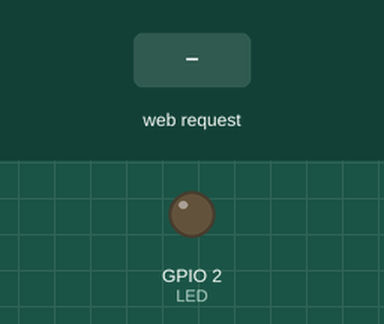
Recording of a program running on a simulated ESP32. Parts: output pins drawn as LEDs (lit = HIGH). Inputs (shaded band) come from the test bench. WiFi joins after 1.5 s; servers stay silent unless stated; what the program prints to the serial monitor is not drawn.

Above: at 2.7 s.
2.8 s: HTTP request GET /led_ON received
At 3.8 s:
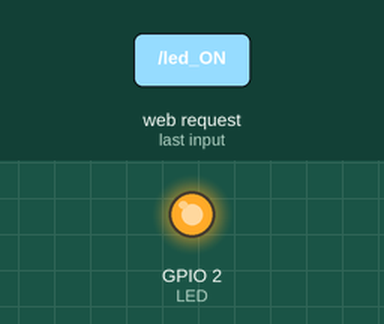
4.3 s: HTTP request GET /led_OFF received
At 5.0 s:
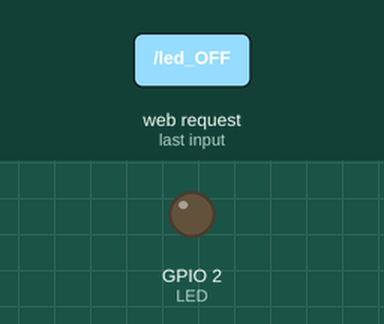
Timing chart, 0 to 7.3 s (numbered marks = the images above; inputs shaded):
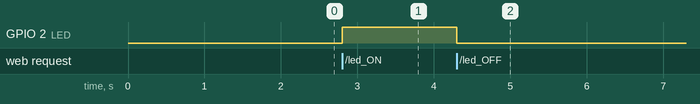

The program:

main.cpp
```cpp
#include <Arduino.h>
#include <WiFi.h>
#include <WebServer.h>
#include <DHT.h>
#include <ArduinoJson.h>
#define LED 2

#define DHTPIN 13
#define DHTTYPE DHT22

const char *ssid = "Aula 1";
const char *pwd = "Horus.2025";

String ledStatus = "off"; // estado del led

DHT dhtSensor(DHTPIN, DHTTYPE);
float temperature;
float humidity;

String homePage = "<!DOCTYPE html><html lang=\"en\"><head><meta charset=\"UTF-8\"><meta name=\"viewport\" content=\"width=device-width,initial-scale=1\"><title>Document</title></head><body><h1>Hola mundo</h1><h2>Esta es la página home</h2><hr><a href=\"/firstPage\">Ir a la primera página.</a></body></html>";
String firstPage = "<!DOCTYPE html><html lang=\"en\"><head><meta charset=\"UTF-8\"><meta name=\"viewport\" content=\"width=device-width,initial-scale=1\"><title>Document</title></head><body><h2>Esta es la primera página</h2><hr></body></html>";

WebServer server(80);

// --------------
// void homePage();
// void firstPage();
void ledON();
void ledOFF();
void readTemperature();
// --------------

void setup()
{
  pinMode(LED, OUTPUT);
  digitalWrite(LED, LOW);

  Serial.begin(115200);
  dhtSensor.begin();
  WiFi.mode(WIFI_STA);
  WiFi.begin(ssid, pwd);
  while (WiFi.status() != WL_CONNECTED)
  {
    delay(500);
    Serial.print(".");
  }
  Serial.print("\n");
  Serial.print("Conectado a: ");
  Serial.println(WiFi.localIP());

  // server.on("/", homePage);
  // server.on("/firstPage", firstPage);
  server.on("/led_ON", ledON);
  server.on("/led_OFF", ledOFF);
  server.on("/temperature", readTemperature);

  server.begin(); // Inicia el servidor
  Serial.println("Servidor iniciado");
}

void loop()
{
  server.handleClient();
}

// void homePage()
// {
//   // server.send(200, "text/html", homePage);
// }

// void firstPage()
// {
//   // server.send(200, "text/html", firstPage);
// }

void ledON()
{
  digitalWrite(LED, HIGH);
  ledStatus = "on";
  server.send(200, "text/html", "Led ON");
}

void ledOFF()
{
  digitalWrite(LED, LOW);
  ledStatus = "off";
  server.send(200, "text/html", "Led OFF");
}

void readTemperature()
{
  temperature = dhtSensor.readTemperature();
  humidity = dhtSensor.readHumidity();
  // String html = "<h1>La temperatura es: " + String(temperature) + "&ordm; " + "y la humedad es: " + String(humidity) + "%</h1>";
  // server.send(200, "text/html", html);

  // Genera un json y lo envía
  JsonDocument doc;
  doc["temperature"] = temperature;
  doc["humidity"] = humidity;
  String outDoc;
  serializeJson(doc, outDoc);
  server.send(200, "text/json", outDoc);
}
```

Measured:
- after the input at 2.8 s, GPIO 2 (LED): LOW → HIGH at once
- after the input at 4.3 s, GPIO 2 (LED): HIGH → LOW at once
